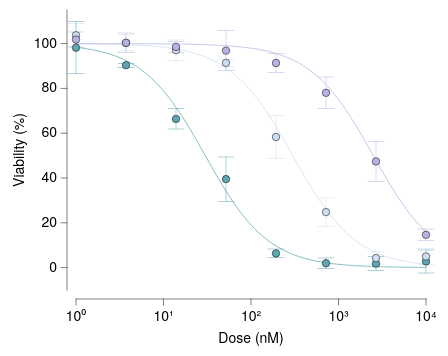

The specification (Vega-Lite) saved for this image:
### Vega-Lite specification from a JSON file in a GitHub repository (floating-point values rounded to 4 significant figures; data arrays with more than 128 entries replaced by an {"elided": "..."} marker saying what was removed)
{"background": null, "config": {"arc": {"fill": "#DBDBDB", "fillOpacity": 1.0, "innerRadius": 35.0, "padAngle": 0.03, "stroke": "black", "strokeOpacity": 1, "strokeWidth": 0.25}, "area": {"fill": "#DBDBDB", "fillOpacity": 1.0, "stroke": "black", "strokeOpacity": 1, "strokeWidth": 0.25}, "axis": {"domain": true, "domainCap": "round", "domainColor": "black", "domainWidth": 0.25, "grid": false, "gridCap": "round", "gridColor": "#F1F1F1", "gridDash": [0, 0], "gridOpacity": 1.0, "gridWidth": 0.25, "labelColor": "black", "labelFont": "Helvetica Neue, HelveticaNeue, Helvetica, Arial, sans-serif", "labelFontSize": 7, "labelFontStyle": "normal", "labelFontWeight": 400, "offset": 4.5, "ticks": true, "tickCap": "round", "tickColor": "black", "tickRound": false, "tickSize": 3, "tickWidth": 0.25, "titleColor": "black", "titleFont": "Helvetica Neue, HelveticaNeue, Helvetica, Arial, sans-serif", "titleFontSize": 7, "titleFontStyle": "normal", "titleFontWeight": 400}, "axisX": {"domain": true, "labelAlign": "center", "labelAngle": 0, "labels": true, "ticks": true, "translate": 0}, "axisY": {"domain": true, "labelAlign": "right", "labelAngle": 0, "labels": true, "ticks": true, "translate": 0}, "axisRight": {"domain": true, "labelAlign": "left", "labelAngle": 0, "labels": true, "ticks": true, "translate": 0}, "axisTop": {"domain": true, "labelAlign": "center", "labelAngle": 0, "labels": true, "ticks": true, "translate": 0}, "axisBand": {"tickOffset": 0}, "bar": {"fill": "#DBDBDB", "fillOpacity": 1.0, "stroke": "black", "strokeOpacity": 1, "strokeWidth": 0.25}, "boxplot": {"size": 12.6, "ticks": {"cornerRadius": 0.25, "fill": "black", "opacity": 1, "size": 6.3, "thickness": 0.25}, "box": {"fillOpacity": 1.0, "stroke": "black", "strokeOpacity": 1, "strokeWidth": 0.25}, "median": {"cornerRadius": 0, "fill": "black", "fillOpacity": 1.0, "opacity": 1, "size": 12.6, "thickness": 0.25}, "rule": {"fill": "black", "fillOpacity": 1.0, "size": 14.0, "stroke": "black", "strokeDash": [0, 0], "strokeOpacity": 1, "strokeWidth": 0.25}, "outliers": {"color": "black", "fill": "black", "fillOpacity": 1.0, "size": 0, "stroke": "black", "strokeOpacity": 1, "strokeWidth": 0.25}}, "circle": {"fill": "black", "fillOpacity": 1.0, "size": 1.75, "stroke": null, "strokeOpacity": 1, "strokeWidth": 0.25}, "errorband": {"band": {"fillOpacity": 0.6, "stroke": null, "strokeWidth": 0.25, "strokeOpacity": 1}, "borders": {"opacity": 0, "strokeOpacity": 0.25, "strokeWidth": 1}}, "errorbar": {"opacity": 1, "rule": {"strokeDash": [0, 0], "strokeWidth": 0.25}, "ticks": {"color": "black", "cornerRadius": 0.125, "opacity": 1, "size": 8.4, "thickness": 0.25}, "thickness": 0.25}, "font": "Helvetica Neue, HelveticaNeue, Helvetica, Arial, sans-serif", "geoshape": {"fill": "#DBDBDB", "fillOpacity": 1.0, "stroke": "black", "strokeOpacity": 1, "strokeWidth": 0.25}, "header": {"labelColor": "black", "labelFont": "Helvetica Neue, HelveticaNeue, Helvetica, Arial, sans-serif", "labelFontSize": 7, "labelFontStyle": "normal", "labelFontWeight": 400, "titleColor": "black", "titleFont": "Helvetica Neue, HelveticaNeue, Helvetica, Arial, sans-serif", "titleFontSize": 7, "titleFontStyle": "normal", "titleFontWeight": 400, "titlePadding": 0}, "legend": {"disable": false, "offset": 4.5, "titlePadding": 4, "labelOffset": 2, "gradientLabelOffset": 2, "gradientLength": 70.0, "gradientThickness": 7.0, "gradientOpacity": 1.0, "gradientStrokeColor": "black", "gradientStrokeWidth": 0.25, "labelColor": "black", "labelFont": "Helvetica Neue, HelveticaNeue, Helvetica, Arial, sans-serif", "labelFontSize": 7, "labelFontStyle": "normal", "labelFontWeight": 400, "strokeColor": "black", "strokeWidth": 0, "symbolSize": 42, "symbolStrokeColor": "black", "symbolStrokeWidth": 0.25, "titleColor": "black", "titleFont": "Helvetica Neue, HelveticaNeue, Helvetica, Arial, sans-serif", "titleFontSize": 7, "titleFontStyle": "normal", "titleFontWeight": 400}, "line": {"color": "black", "stroke": "black", "strokeCap": "round", "strokeDash": [0, 0], "strokeOpacity": 1, "strokeWidth": 0.375}, "point": {"filled": true, "fill": "#DBDBDB", "fillOpacity": 1.0, "size": 7.0, "stroke": "black", "strokeOpacity": 1, "strokeWidth": 0.25}, "range": {"category": ["#5CA7B1", "#CDDEF3", "#B7B3E4", "#B3DAB5", "#F5E1B3", "#3D727B", "#8AA8D2", "#867DAC", "#80A988", "#CBB17A", "#204148", "#59719A", "#584C77", "#507B5F", "#9D824D"], "diverging": {"scheme": ["#C35082", "#CE6D94", "#D989A7", "#E2A4BA", "#EABFCE", "#F1DBE2", "#F6F6F6", "#D7E0EB", "#B9CBE0", "#9BB6D5", "#7DA1C9", "#5F8CBD", "#4177B1"]}, "heatmap": {"scheme": ["#32022B", "#43044D", "#4C196E", "#4D338C", "#484DA6", "#3A68BB", "#1D83CA", "#1D9CCB", "#23B5C9", "#28CDC5", "#4DE0B4", "#91EE9F"]}, "ordinal": {"scheme": ["#F1F1F1", "#DBDBDB", "#C6C6C6", "#B2B2B2", "#9D9D9D", "#898989", "#767676", "#636363", "#515151", "#404040", "#2F2F2F", "#1F1F1F"]}, "ramp": {"scheme": ["#32022B", "#43044D", "#4C196E", "#4D338C", "#484DA6", "#3A68BB", "#1D83CA", "#1D9CCB", "#23B5C9", "#28CDC5", "#4DE0B4", "#91EE9F"]}}, "rule": {"color": "black", "stroke": "black", "strokeCap": "round", "strokeDash": [2, 2], "strokeOpacity": 1, "strokeWidth": 0.25}, "scale": {"bandPaddingInner": 0.1, "bandPaddingOuter": 0.1, "round": false}, "rect": {"fill": "#DBDBDB", "fillOpacity": 1.0, "stroke": "black", "strokeOpacity": 1, "strokeWidth": 0.25}, "square": {"fill": "#DBDBDB", "fillOpacity": 1.0, "size": 14.0, "stroke": "black", "strokeOpacity": 1, "strokeWidth": 0.25}, "text": {"color": "black", "font": "Helvetica Neue, HelveticaNeue, Helvetica, Arial, sans-serif", "fontSize": 7, "fontStyle": "normal", "fontWeight": 400}, "tick": {"color": "black", "cornerRadius": 0.125, "opacity": 1.0, "size": 12.6, "thickness": 0.25}, "title": {"anchor": "middle", "frame": "group", "color": "black", "font": "Helvetica Neue, HelveticaNeue, Helvetica, Arial, sans-serif", "fontSize": 7, "fontStyle": "normal", "fontWeight": 400, "subtitleColor": "black", "subtitleFont": "Helvetica Neue, HelveticaNeue, Helvetica, Arial, sans-serif", "subtitleFontSize": "Helvetica Neue, HelveticaNeue, Helvetica, Arial, sans-serif", "subtitleFontStyle": "normal", "subtitleFontWeight": 400}, "trail": {"color": "black", "opacity": 1, "size": 0.375}, "view": {"continuousWidth": 175, "continuousHeight": 140, "discreteWidth": 175, "discreteHeight": 140, "fill": null, "stroke": null, "strokeWidth": 0.25}}, "layer": [{"data": {"name": "data-31df638c295cd54636d5b0bf0612c6dd"}, "mark": {"type": "line"}, "encoding": {"color": {"field": "compound", "title": null, "type": "nominal"}, "x": {"axis": {"labelExpr": "round(log(datum.value) / log(10)) < 0 ? '10⁻' + (abs(round(log(datum.value) / log(10))) >= 10 ? '⁰¹²³⁴⁵⁶⁷⁸⁹'[floor(abs(round(log(datum.value) / log(10)))/10)] + '⁰¹²³⁴⁵⁶⁷⁸⁹'[abs(round(log(datum.value) / log(10)))%10] : '⁰¹²³⁴⁵⁶⁷⁸⁹'[abs(round(log(datum.value) / log(10)))]) : '10' + (abs(round(log(datum.value) / log(10))) >= 10 ? '⁰¹²³⁴⁵⁶⁷⁸⁹'[floor(abs(round(log(datum.value) / log(10)))/10)] + '⁰¹²³⁴⁵⁶⁷⁸⁹'[abs(round(log(datum.value) / log(10)))%10] : '⁰¹²³⁴⁵⁶⁷⁸⁹'[abs(round(log(datum.value) / log(10)))])", "values": [1, 10, 100, 1000, 10000]}, "field": "dose", "scale": {"domain": [1, 10000], "nice": false, "type": "log"}, "title": "Dose (nM)", "type": "quantitative"}, "y": {"field": "viab", "scale": {"domain": [-10, 115], "nice": false}, "title": "Viability (%)", "type": "quantitative"}}}, {"data": {"name": "data-6231d8e47a309bed60d796071a08c6d1"}, "mark": {"type": "errorbar", "extent": "stdev"}, "encoding": {"color": {"field": "compound", "legend": null, "type": "nominal"}, "x": {"axis": {"labelExpr": "round(log(datum.value) / log(10)) < 0 ? '10⁻' + (abs(round(log(datum.value) / log(10))) >= 10 ? '⁰¹²³⁴⁵⁶⁷⁸⁹'[floor(abs(round(log(datum.value) / log(10)))/10)] + '⁰¹²³⁴⁵⁶⁷⁸⁹'[abs(round(log(datum.value) / log(10)))%10] : '⁰¹²³⁴⁵⁶⁷⁸⁹'[abs(round(log(datum.value) / log(10)))]) : '10' + (abs(round(log(datum.value) / log(10))) >= 10 ? '⁰¹²³⁴⁵⁶⁷⁸⁹'[floor(abs(round(log(datum.value) / log(10)))/10)] + '⁰¹²³⁴⁵⁶⁷⁸⁹'[abs(round(log(datum.value) / log(10)))%10] : '⁰¹²³⁴⁵⁶⁷⁸⁹'[abs(round(log(datum.value) / log(10)))])", "values": [1, 10, 100, 1000, 10000]}, "field": "dose", "scale": {"domain": [1, 10000], "nice": false, "type": "log"}, "title": "Dose (nM)", "type": "quantitative"}, "y": {"field": "viab", "scale": {"domain": [-10, 115], "nice": false}, "title": "Viability (%)", "type": "quantitative"}}}, {"data": {"name": "data-6231d8e47a309bed60d796071a08c6d1"}, "mark": {"type": "point", "filled": true, "size": 14}, "encoding": {"color": {"field": "compound", "legend": null, "type": "nominal"}, "x": {"axis": {"labelExpr": "round(log(datum.value) / log(10)) < 0 ? '10⁻' + (abs(round(log(datum.value) / log(10))) >= 10 ? '⁰¹²³⁴⁵⁶⁷⁸⁹'[floor(abs(round(log(datum.value) / log(10)))/10)] + '⁰¹²³⁴⁵⁶⁷⁸⁹'[abs(round(log(datum.value) / log(10)))%10] : '⁰¹²³⁴⁵⁶⁷⁸⁹'[abs(round(log(datum.value) / log(10)))]) : '10' + (abs(round(log(datum.value) / log(10))) >= 10 ? '⁰¹²³⁴⁵⁶⁷⁸⁹'[floor(abs(round(log(datum.value) / log(10)))/10)] + '⁰¹²³⁴⁵⁶⁷⁸⁹'[abs(round(log(datum.value) / log(10)))%10] : '⁰¹²³⁴⁵⁶⁷⁸⁹'[abs(round(log(datum.value) / log(10)))])", "values": [1, 10, 100, 1000, 10000]}, "field": "dose", "scale": {"domain": [1, 10000], "nice": false, "type": "log"}, "title": "Dose (nM)", "type": "quantitative"}, "y": {"aggregate": "mean", "field": "viab", "type": "quantitative"}}}], "$schema": "https://vega.github.io/schema/vega-lite/v6.4.1.json", "datasets": {"data-31df638c295cd54636d5b0bf0612c6dd": {"elided": "600 records"}, "data-6231d8e47a309bed60d796071a08c6d1": [{"dose": 1.0, "viab": 108.5, "compound": "Compound A"}, {"dose": 1.0, "viab": 85.56, "compound": "Compound A"}, {"dose": 1.0, "viab": 100.4, "compound": "Compound A"}, {"dose": 3.728, "viab": 89.59, "compound": "Compound A"}, {"dose": 3.728, "viab": 90.17, "compound": "Compound A"}, {"dose": 3.728, "viab": 91.35, "compound": "Compound A"}, {"dose": 13.89, "viab": 61.48, "compound": "Compound A"}, {"dose": 13.89, "viab": 70.42, "compound": "Compound A"}, {"dose": 13.89, "viab": 67.25, "compound": "Compound A"}, {"dose": 51.79, "viab": 50.79, "compound": "Compound A"}, {"dose": 51.79, "viab": 35.31, "compound": "Compound A"}, {"dose": 51.79, "viab": 32.42, "compound": "Compound A"}, {"dose": 193.1, "viab": 8.265, "compound": "Compound A"}, {"dose": 193.1, "viab": 6.332, "compound": "Compound A"}, {"dose": 193.1, "viab": 4.396, "compound": "Compound A"}, {"dose": 719.7, "viab": 0.2062, "compound": "Compound A"}, {"dose": 719.7, "viab": 4.57, "compound": "Compound A"}, {"dose": 719.7, "viab": 0.9674, "compound": "Compound A"}, {"dose": 2683.0, "viab": 5.242, "compound": "Compound A"}, {"dose": 2683.0, "viab": -0.5458, "compound": "Compound A"}, {"dose": 2683.0, "viab": 0.5745, "compound": "Compound A"}, {"dose": 10000.0, "viab": 7.823, "compound": "Compound A"}, {"dose": 10000.0, "viab": 2.819, "compound": "Compound A"}, {"dose": 10000.0, "viab": -2.432, "compound": "Compound A"}, {"dose": 1.0, "viab": 98.98, "compound": "Compound B"}, {"dose": 1.0, "viab": 102.6, "compound": "Compound B"}, {"dose": 1.0, "viab": 109.6, "compound": "Compound B"}, {"dose": 3.728, "viab": 98.14, "compound": "Compound B"}, {"dose": 3.728, "viab": 98.27, "compound": "Compound B"}, {"dose": 3.728, "viab": 104.5, "compound": "Compound B"}, {"dose": 13.89, "viab": 93.12, "compound": "Compound B"}, {"dose": 13.89, "viab": 96.1, "compound": "Compound B"}, {"dose": 13.89, "viab": 102.0, "compound": "Compound B"}, {"dose": 51.79, "viab": 92.07, "compound": "Compound B"}, {"dose": 51.79, "viab": 89.62, "compound": "Compound B"}, {"dose": 51.79, "viab": 92.52, "compound": "Compound B"}, {"dose": 193.1, "viab": 48.78, "compound": "Compound B"}, {"dose": 193.1, "viab": 68.03, "compound": "Compound B"}, {"dose": 193.1, "viab": 58.12, "compound": "Compound B"}, {"dose": 719.7, "viab": 17.58, "compound": "Compound B"}, {"dose": 719.7, "viab": 27.3, "compound": "Compound B"}, {"dose": 719.7, "viab": 29.42, "compound": "Compound B"}, {"dose": 2683.0, "viab": 4.506, "compound": "Compound B"}, {"dose": 2683.0, "viab": 1.348, "compound": "Compound B"}, {"dose": 2683.0, "viab": 6.86, "compound": "Compound B"}, {"dose": 10000.0, "viab": 1.202, "compound": "Compound B"}, {"dose": 10000.0, "viab": 8.494, "compound": "Compound B"}, {"dose": 10000.0, "viab": 5.203, "compound": "Compound B"}, {"dose": 1.0, "viab": 101.0, "compound": "Compound C"}, {"dose": 1.0, "viab": 105.5, "compound": "Compound C"}, {"dose": 1.0, "viab": 98.96, "compound": "Compound C"}, {"dose": 3.728, "viab": 95.33, "compound": "Compound C"}, {"dose": 3.728, "viab": 102.9, "compound": "Compound C"}, {"dose": 3.728, "viab": 102.9, "compound": "Compound C"}, {"dose": 13.89, "viab": 98.73, "compound": "Compound C"}, {"dose": 13.89, "viab": 95.89, "compound": "Compound C"}, {"dose": 13.89, "viab": 100.9, "compound": "Compound C"}, {"dose": 51.79, "viab": 86.59, "compound": "Compound C"}, {"dose": 51.79, "viab": 102.5, "compound": "Compound C"}, {"dose": 51.79, "viab": 101.5, "compound": "Compound C"}, {"dose": 193.1, "viab": 87.38, "compound": "Compound C"}, {"dose": 193.1, "viab": 95.88, "compound": "Compound C"}, {"dose": 193.1, "viab": 90.76, "compound": "Compound C"}, {"dose": 719.7, "viab": 85.46, "compound": "Compound C"}, {"dose": 719.7, "viab": 71.5, "compound": "Compound C"}, {"dose": 719.7, "viab": 77.1, "compound": "Compound C"}, {"dose": 2683.0, "viab": 51.43, "compound": "Compound C"}, {"dose": 2683.0, "viab": 53.67, "compound": "Compound C"}, {"dose": 2683.0, "viab": 37.1, "compound": "Compound C"}, {"dose": 10000.0, "viab": 13.44, "compound": "Compound C"}, {"dose": 10000.0, "viab": 17.57, "compound": "Compound C"}, {"dose": 10000.0, "viab": 12.88, "compound": "Compound C"}]}}
